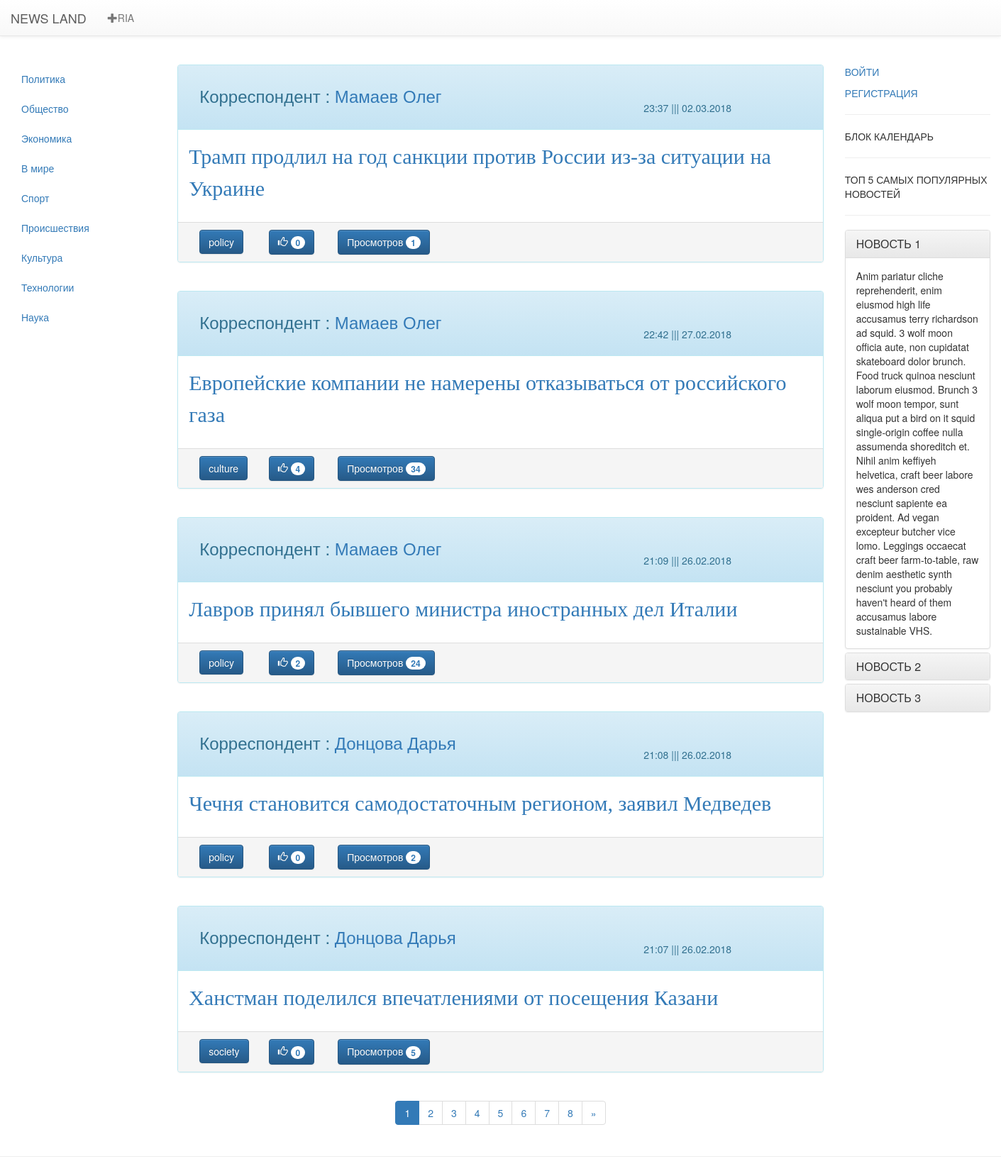
Before: / with the older database file.
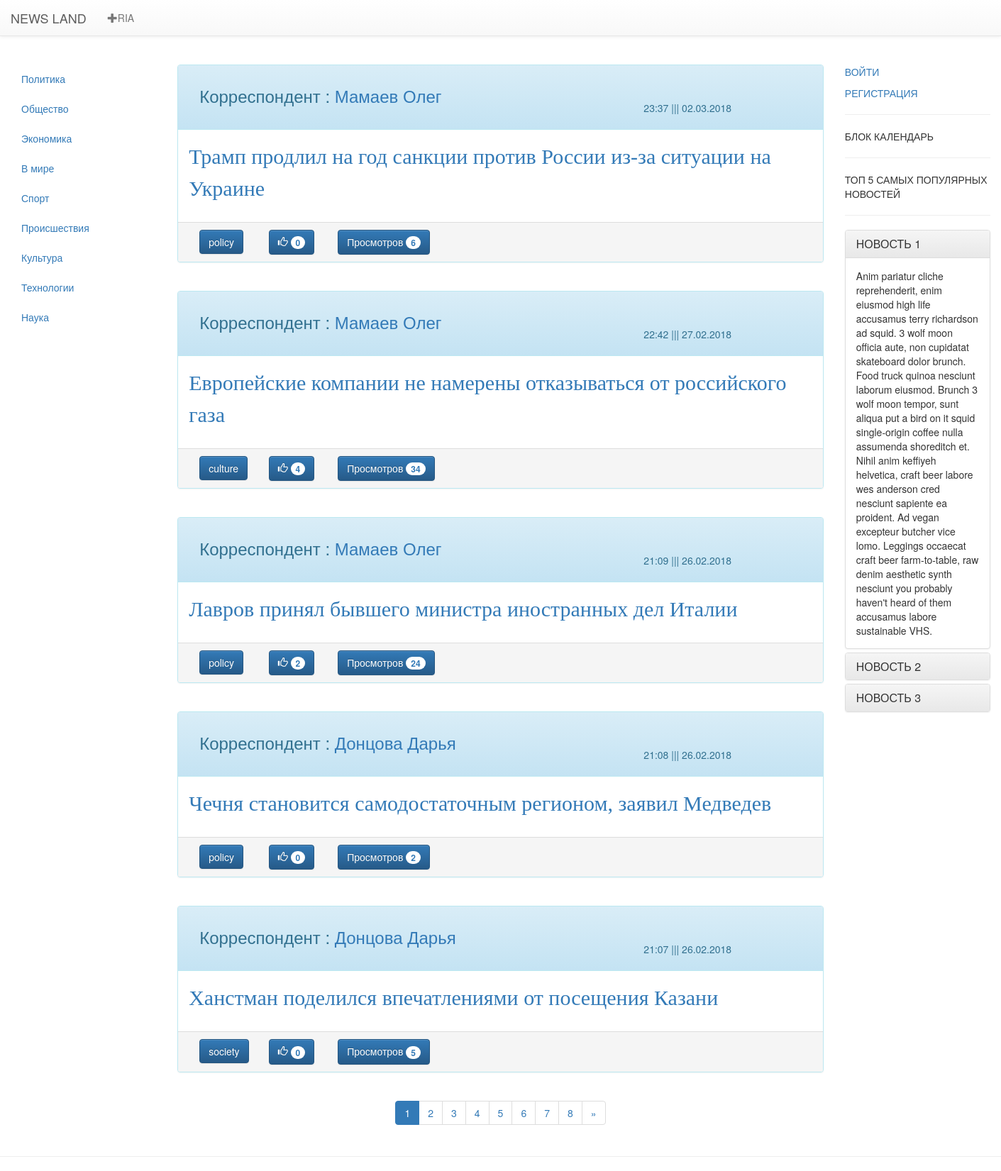
After: the same page with the newer database file.
### news/models.py (models this page shows, shortened)
class Newsbase(models.Model):
    class Meta:
        verbose_name = 'Новости'
    authors = (
        ('Mamaev_Oleg','Мамаев Олег'),
        ('Maksimova_Marina','Максимова Марина'),
        ('Doncova_Dariya','Донцова Дарья'),
    )
    category = (
        ('policy', 'Политика'),
        ('society', 'Общество'),
        ('economy', 'Экономика'),
        ('world', 'В мире'),
        ('sport', 'Спорт'),
        ('incedent', 'Происшествия'),
        ('culture', 'Культура'),
        ('tech', 'Технологии'),
        ('science', 'Наука'),
    )
    news_title = models.CharField(max_length=250,verbose_name='Заголовок',unique=True)
    news_date = models.DateTimeField(auto_now_add=True,verbose_name='Дата и время публикации')
    news_text = models.TextField(verbose_name='Текст статьи',unique=True)
    news_liked = models.IntegerField(default=0,verbose_name='Like')
    news_category = models.CharField(max_length=20,choices=category,verbose_name='Категория')
    news_authors = models.CharField(max_length=30,choices=authors, verbose_name='Автор' )
    news_views = models.IntegerField(default=0,verbose_name='Просмотров')
    news_pic1 = models.ImageField(upload_to='news/pic/%Y/%m/%d',verbose_name='Изображение1')
    news_pic2 = models.ImageField(upload_to='news/pic/%Y/%m/%d',verbose_name='Изображение2',blank=True)
    news_pic3 = models.ImageField(upload_to='news/pic/%Y/%m/%d',verbose_name='Изображение3',blank=True)
    news_pic4 = models.ImageField(upload_to='news/pic/%Y/%m/%d',verbose_name='Изображение4',blank=True)
    news_pic5 = models.ImageField(upload_to='news/pic/%Y/%m/%d',verbose_name='Изображение5',blank=True)

### news/views.py (the view)
# urls.py: re_path('^(?:(?P<category>\w+)/)?$', views.index_list_Views.as_view(), name='index'),
class index_list_Views(ListView,category_list):
    model = Newsbase
    template_name = 'index.html'
    paginate_by = 5
    context_object_name = 'list'
    def get(self,request,*args,**kwargs):
        try:
            self.category = self.kwargs['category']
        except:
            self.category = None
        return super(index_list_Views,self).get(request,*args,**kwargs)
    def get_context_data(self, **kwargs):
        context = super(index_list_Views,self).get_context_data(**kwargs)
        context['category_now'] = self.category
        context['title'] = 'News_Land - Новостной портал'
        return context
    def get_queryset(self):
        if self.category == None:
            return Newsbase.objects.order_by('-news_date')
        else:
            return Newsbase.objects.filter(news_category=self.category).order_by('-news_date')

### news/views.py (called while the page is built)
    def get_context_data(self, **kwargs):
        context = super(category_list,self).get_context_data(**kwargs)
        context['category'] = Newsbase.category
        context['authors'] = Newsbase.authors
        return context

### news/templates/index.html (shortened to what the changed rows need)
{% extends 'base/main.html' %}
{% load staticfiles %}
{% block news%}
    {% if object_list %}
        {% for news in object_list %}
            <div class="panel panel-info ">
                <div class="panel-heading" >
                    <div class="container">
                        <div class="row">
                            <div class="col-md-6 h3">
                                {% for name in authors %}
                                    {% if  name.0 == news.news_authors  %}
                                            <p>Корреспондент :  <a href="/author/{{name.0}}">{{ name.1 }}</a></p>
                                    {% endif %}
                                {% endfor %}
                            </div>
                            <div class="col-md-2" align="right">
                                <p>{{ news.news_date|date:"H:i" }} ||| {{ news.news_date|date:"d.m.Y" }}</p>
                            </div>
                        </div>
                    </div>
                </div>
                <div class="panel-body" style="font-size:30px">
                    <p><font face="Georgia"><a href="{% url 'post' %}?post={{ news.id }}">{{news.news_title}}</a></font></p>
                </div>
                <div class="panel-footer">
                    <div class="container">
                        <div class="row">
                            <div class="col-md-1">
                                <button class="btn btn-primary " type="button" >
                                    {{ news.news_category }}
                                </button>
                            </div>
                            <div class="col-md-1">
                                <button class="btn btn-primary" type="button">
                                    <i class="glyphicon glyphicon-thumbs-up"></i> <span class="badge">{{ news.news_liked }}</span>
                                </button>
                            </div>
                            <div class="col-md-2">
                                <button class="btn btn-primary " type="button" >
                                    Просмотров <span class="badge">{{news.news_views}}</span>
                                </button>
                            </div>
                        </div>
                    </div>
                </div>
            </div>
        {% if  not forloop.last  %}
            <br>
        {% endif %}
    {% endfor %}
    {% else %}
        <p>НОВОСТИ ОТСУТСТВУЮТ</p>
    {% endif %}
{% endblock %}

Changed rows visible on the page:
changed Newsbase "Трамп продлил на год санкции против России из-за ситуации на Украине": news_views "1" → "6"
